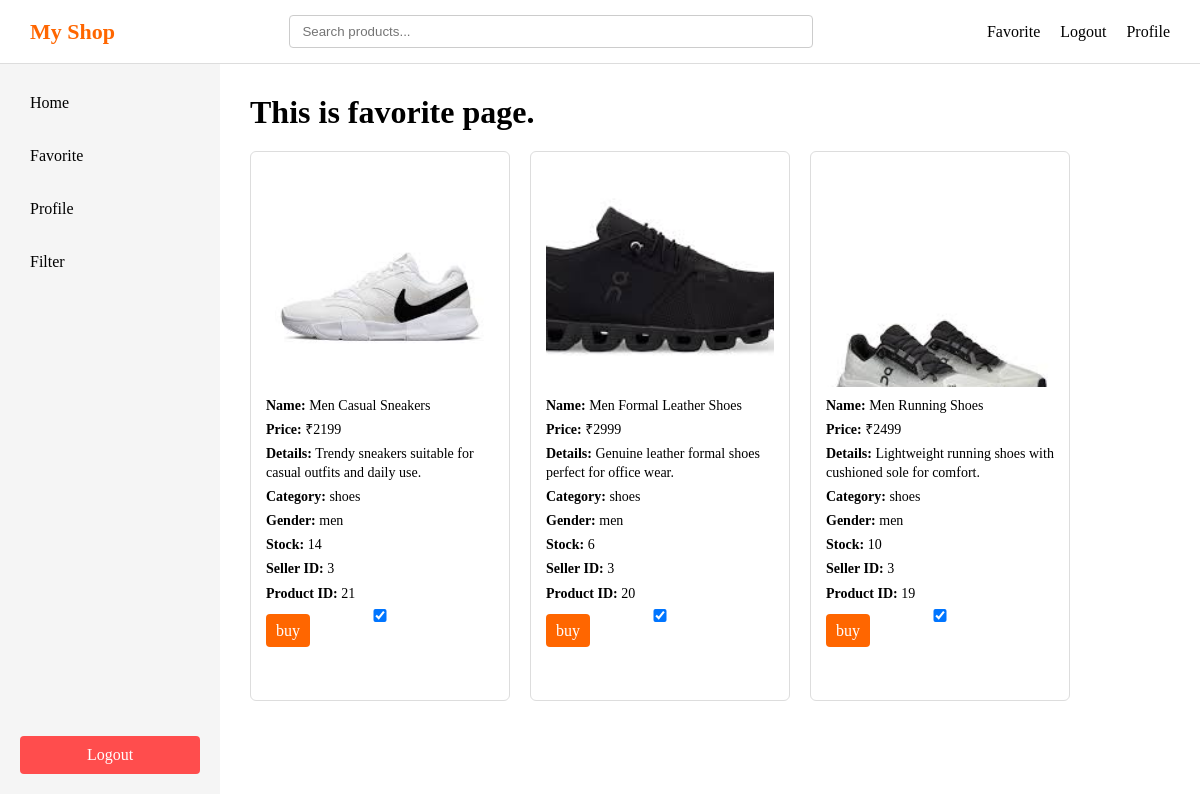
Page /favorite (signed in) on the committed database.
### app/models/product.py (models this page shows)
class Product(db.Model):
    id=db.Column(db.Integer, primary_key = True)
    product_name = db.Column(db.String(100))
    product_price= db.Column(db.Integer)
    product_image= db.Column(db.String(200))
    product_details = db.Column(db.Text)
    product_category = db.Column(db.String(100))
    product_gender= db.Column(db.String(20))
    product_stock= db.Column(db.Integer)
    status = db.Column(db.String(10),nullable=False,default='active')
    seller_id = db.Column(db.Integer, db.ForeignKey('user.id'))

### app/interaction/routes.py (the view)
@interaction_bp.route('/favorite',methods=['POST','GET'])
def favorite():
    if 'user' not in session:
        return redirect(url_for('auth.login'))
    username = session.get('user')
    user = User.query.filter_by(username= username).first()
    query = (db.session.query(Product).join(UserProduct, Product.id == UserProduct.product_id).filter(UserProduct.user_id == user.id))
    products = query.order_by(Product.id.desc()).all()
    liked_products = [ up.product_id for up in UserProduct.query.filter_by(user_id=user.id).all()]
    return render_template('favorite.html', user = user , products = products , liked_products = liked_products)

### app/templates/favorite.html (shortened to what this page needs)
<!DOCTYPE html>
<html lang="en">
<head>
    <link rel="stylesheet" href="{{ url_for('static', filename='style.css') }}">
</head>
<body>
    <div class="header">
        <div class="logo">My Shop</div>
        <div class="searchbar" id="searchbar">
            <input type="text" id="search" placeholder="Search products..." />
        </div>
        <div class="right">
            <div class="favorite"><a href="/favorite">Favorite</a></div>
            <div class="logout"><a href="/logout">Logout</a></div>
            <div class="profile"><a href="/profile">Profile</a></div>
        </div>
    </div>
    <div class="layout">
        <div class="sidebar">
            <div class="top">
                <div class="home" id="sidebar-home">Home</div>
                <div class="favorite" id="sidebar-favorite">Favorite</div>
                <div class="profile" id="sidebar-profile">Profile</div>
                <div class="filter" id="sidebar-filter">Filter</div>
            </div>
            <div class="logout" id="sidebar-logout">Logout</div>
        </div>
        <div class="main">
            <h1>This is favorite page.</h1>
            {% if products %}
            <div class="products">
                {% for product in products %}
                <div class="product-card">
                    <img src="{{ url_for('static', filename='uploads/' + product.product_image) }}">
                    <p><strong>Name:</strong> {{ product.product_name }}</p>
                    <p><strong>Price:</strong> ₹{{ product.product_price }}</p>
                    <p><strong>Details:</strong> {{ product.product_details }}</p>
                    <p><strong>Category:</strong> {{ product.product_category }}</p>
                    <p><strong>Gender:</strong> {{ product.product_gender }}</p>
                    <p><strong>Stock:</strong> {{ product.product_stock }}</p>
                    <p><strong>Seller ID:</strong> {{ product.seller_id }}</p>
                    <p><strong>Product ID:</strong> {{ product.id }}</p>
                    <input type="checkbox" class="like-checkbox" data-product-id="{{ product.id }}" {% if product.id in
                        liked_products %} checked {% endif %}>
                    <div class="buybutton">
                        <a href="{{ url_for('payment.buyButton', product_id=product.id) }}">buy</a>
                    </div>
                </div>
                {% endfor %}
            </div>
            {% endif %}
        </div>
    </div>
</body>
</html>

### app/static/style.css (style rules this page uses)
* { margin: 0; padding: 0; box-sizing: border-box; }
.header { display: flex; align-items: center; justify-content: space-between; padding: 15px 30px; background-color: #ffffff; border-bottom: 1px solid #ddd; width: 100%; }
.logo { font-size: 22px; font-weight: bold; color: #ff6600; white-space: nowrap; }
.searchbar { flex: 1; display: flex; justify-content: center; }
.searchbar input { width: 60%; min-width: 250px; padding: 8px 12px; border: 1px solid #ccc; border-radius: 4px; }
.right { display: flex; align-items: center; gap: 20px; white-space: nowrap; }
.right a, .right div { text-decoration: none; color: #000; cursor: pointer; font-weight: 500; }
.layout { display: flex; height: calc(100vh - 70px); }
.sidebar { width: 220px; height: 100%; background-color: #f5f5f5; padding: 20px; display: flex; flex-direction: column; }
.sidebar .top { flex: 1; overflow-y: auto; display: flex; flex-direction: column; gap: 15px; }
.sidebar .top div { padding: 10px; cursor: pointer; border-radius: 4px; }
.sidebar .logout { padding: 10px; background-color: #ff4d4d; color: white; text-align: center; border-radius: 4px; cursor: pointer; flex-shrink: 0; }
.main { flex: 1; padding: 30px; background-color: #ffffff; overflow-y: auto; }
.products { display: grid; grid-template-columns: repeat(auto-fill, 260px); gap: 20px; margin-top: 20px; }
.products > div { width: 260px; height: 550px; border: 1px solid #ddd; border-radius: 6px; padding: 15px; background-color: #fff; display: flex; flex-direction: column; overflow: hidden; }
.products img { width: 100%; height: 220px; object-fit: cover; border-radius: 4px; margin-bottom: 10px; }
.products p { font-size: 14px; margin-bottom: 6px; line-height: 1.3; }
.buybutton a, .products button { margin-top: auto; padding: 8px 10px; border-radius: 4px; text-align: center; background-color: #ff6600; color: white; text-decoration: none; border: none; cursor: pointer; }

### rows in the picture
Product: product_image (picture), product_name "Men Casual Sneakers", product_price "2199", product_details "Trendy sneakers suitable for casual outfits and daily use.", product_category "shoes", product_gender "men", product_stock "14", seller_id "3", id "21", id "☑"
Product: product_image (picture), product_name "Men Formal Leather Shoes", product_price "2999", product_details "Genuine leather formal shoes perfect for office wear.", product_category "shoes", product_gender "men", product_stock "6", seller_id "3", id "20", id "☑"
Product: product_image (picture), product_name "Men Running Shoes", product_price "2499", product_details "Lightweight running shoes with cushioned sole for comfort.", product_category "shoes", product_gender "men", product_stock "10", seller_id "3", id "19", id "☑"
